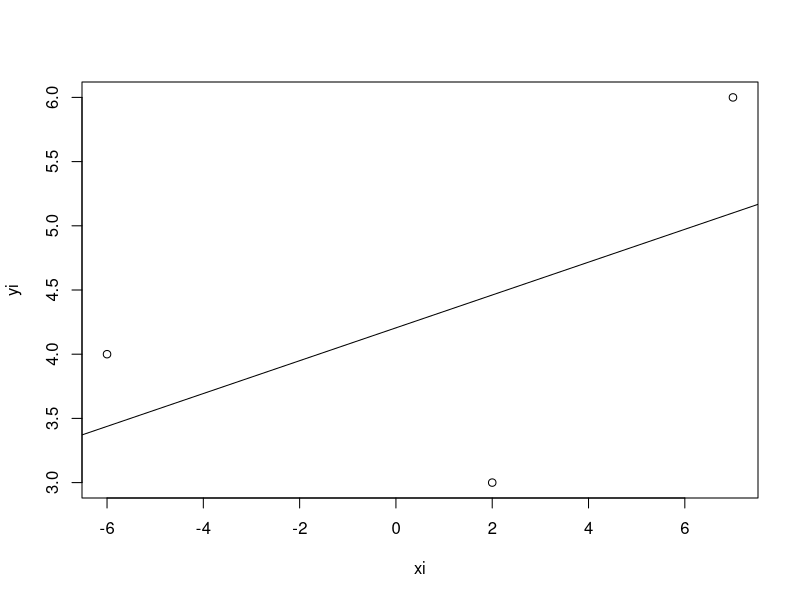
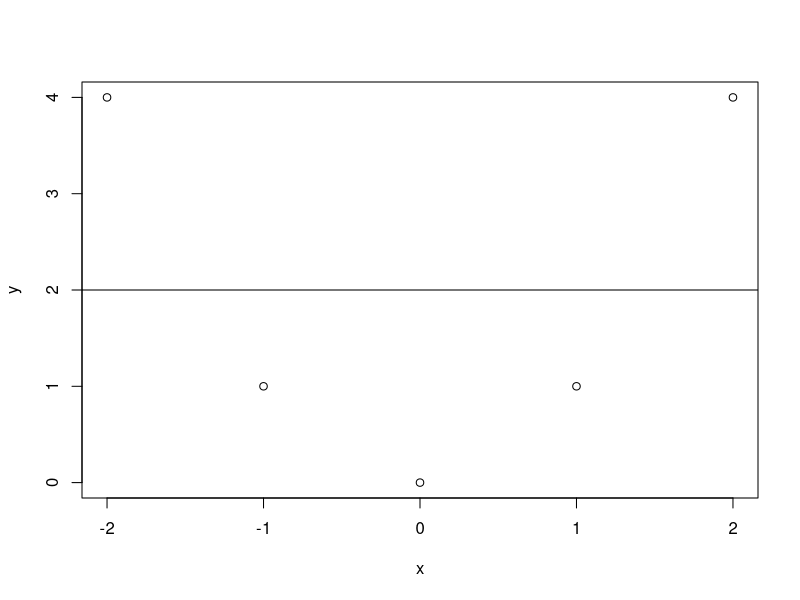
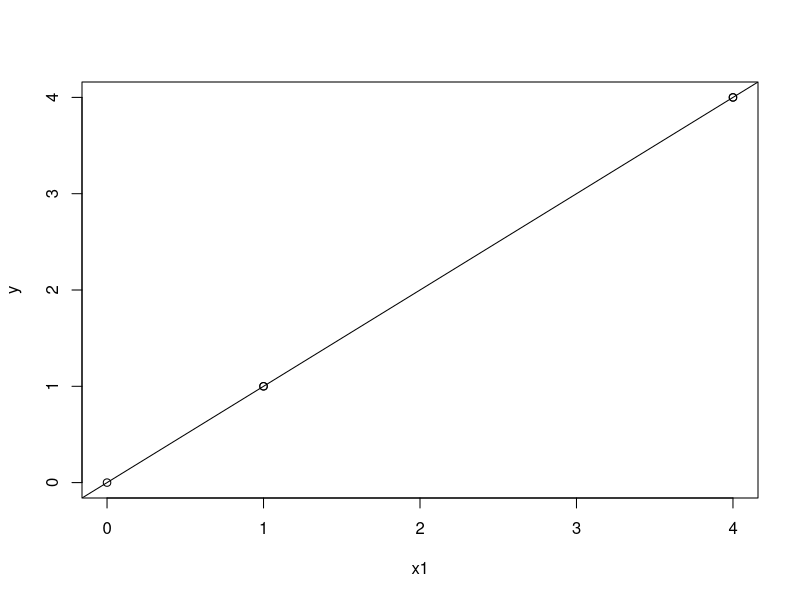
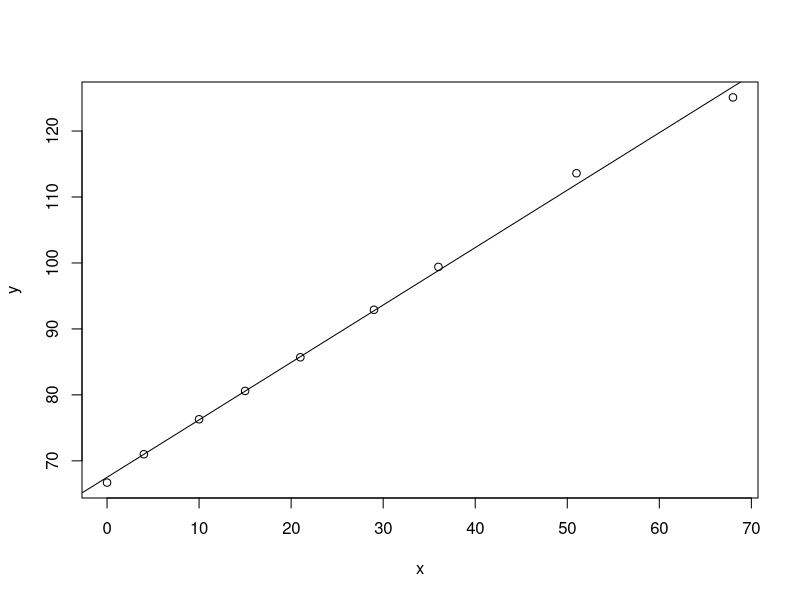

R code for these plots, in order:
#5.1.2018
#week13

#numerical comparison of theoretical results with experimental results.
#parameter comparison
#lm(y~x1+x2+x3+...+xn) /linear model
#coeff b0, b1 are calculated with method of least squares
#regression line abline(lm())
#works only for normally distributed data

#task1
xi=c(2,-6,7)
yi=c(3,4,6)
table=rbind(xi, yi)
table
r=cor(xi,yi)
sx=sd(xi)
sx
sy=sd(yi)
sy
b1=r*(sy/sx)
b1

b0=mean(yi)-b1*mean(xi)
b0
#so far - how it's calculated
#directly with lm()
l=lm(yi~xi)
plot(xi,yi)
abline(l)

summary(l)

names(l)

#access elements:
l$coefficients
l$residuals


#task2
x=c(-2,-1,0,1,2)
y=c(4,1,0,1,4)

L=lm(y~x)
plot(x,y)
abline(L)
cor(x,y)
L$coefficients

x1=x^2 #syntax in R. Ok if we type lm(y~I(x^2))
M=lm(y~x1)
plot(x1,y)
abline(M)
cor(x1,y)
M$coefficients

lm(y~I(x^2))

summary(lm(y~x))
summary(lm(y~I(x^2)))


#task3 Statistics for physisists book
x=c(0,4,10,15,21,29,36,51,68)
y=c(66.7,71,76.3,80.6,85.7,92.9,99.4,113.6,125.1)
L=lm(y~x)
L$coefficients
plot(x,y)
abline(L)
summary(lm(y~x))

#reject H_0, because Pr(>|t|) is almost 0.
#therefore the parameter is of significance
#max **** - for how good the test actually is
#conf int is 67.5+-1.96*0.5

#func coeff(summary(L)) returns table with coeff
coef(summary(L))
C=coef(summary(L))[,2] #errors
C
D=coef(summary(L))[,1]
D
D+1.96*C
D-1.96*C

#T = 98 C temperature
y1=67.508+0.8706*98
y1 #this is how a prediction is made

#or 2nd way:
C1=coef(summary(L))[,2][1]
C1
D1=coef(summary(L))[,1][1]
D1
q=qnorm(1-0.05/2)
q
a=D1+C1*q
b=D1-C1*q
vec=c(a,b)
vec

C1=coef(summary(L))[,2][2]
C1
D1=coef(summary(L))[,1][2]
D1
q=qnorm(1-0.05/2)
a=D1+C1*q
b=D1-C1*q
vec=c(a,b)
vec
